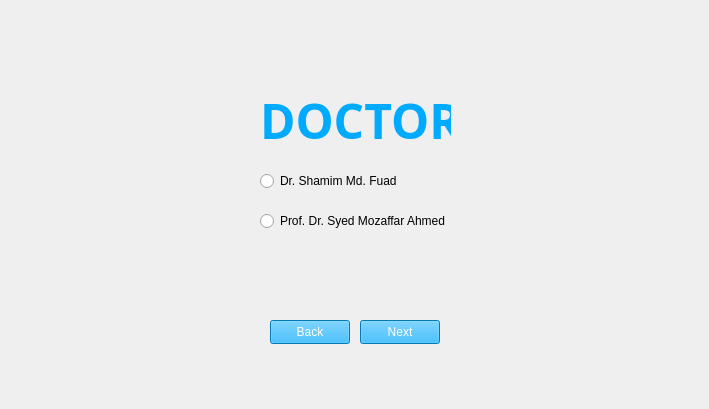
    <widget class="QWidget" name="doctor_5">
     <widget class="QLabel" name="img_12">
      <property name="geometry">
       <rect>
        <x>0</x>
        <y>0</y>
        <width>700</width>
        <height>400</height>
       </rect>
      </property>
      <property name="text">
       <string/>
      </property>
      <property name="pixmap">
       <pixmap>../Resourses/img2.jpg</pixmap>
      </property>
      <property name="scaledContents">
       <bool>true</bool>
      </property>
     </widget>
     <widget class="QLabel" name="text_18">
      <property name="geometry">
       <rect>
        <x>260</x>
        <y>80</y>
        <width>191</width>
        <height>81</height>
       </rect>
      </property>
      <property name="font">
       <font>
        <family>Bahnschrift SemiBold</family>
        <pointsize>36</pointsize>
        <bold>true</bold>
       </font>
      </property>
      <property name="focusPolicy">
       <enum>Qt::NoFocus</enum>
      </property>
      <property name="acceptDrops">
       <bool>false</bool>
      </property>
      <property name="autoFillBackground">
       <bool>false</bool>
      </property>
      <property name="styleSheet">
       <string notr="true">color: rgb(41, 48, 48);
color: rgb(0, 170, 255);</string>
      </property>
      <property name="text">
       <string>DOCTOR</string>
      </property>
      <property name="textFormat">
       <enum>Qt::AutoText</enum>
      </property>
      <property name="scaledContents">
       <bool>false</bool>
      </property>
     </widget>
     <widget class="QRadioButton" name="doc_15">
      <property name="geometry">
       <rect>
        <x>260</x>
        <y>170</y>
        <width>241</width>
        <height>22</height>
       </rect>
      </property>
      <property name="text">
       <string>Dr. Shamim Md. Fuad</string>
      </property>
     </widget>
     <widget class="QRadioButton" name="doc_16">
      <property name="geometry">
       <rect>
        <x>260</x>
        <y>210</y>
        <width>221</width>
        <height>22</height>
       </rect>
      </property>
      <property name="text">
       <string>Prof. Dr. Syed Mozaffar Ahmed</string>
      </property>
     </widget>
     <widget class="QPushButton" name="next_7">
      <property name="geometry">
       <rect>
        <x>360</x>
        <y>320</y>
        <width>80</width>
        <height>24</height>
       </rect>
      </property>
      <property name="styleSheet">
       <string notr="true">color: rgb(255, 255, 255);
background-color: rgb(0, 170, 255);</string>
      </property>
      <property name="text">
       <string>Next</string>
      </property>
     </widget>
     <widget class="QPushButton" name="back_7">
      <property name="geometry">
       <rect>
        <x>270</x>
        <y>320</y>
        <width>80</width>
        <height>24</height>
       </rect>
      </property>
      <property name="styleSheet">
       <string notr="true">color: rgb(255, 255, 255);
background-color: rgb(0, 170, 255);</string>
      </property>
      <property name="text">
       <string>Back</string>
      </property>
     </widget>
    </widget>
